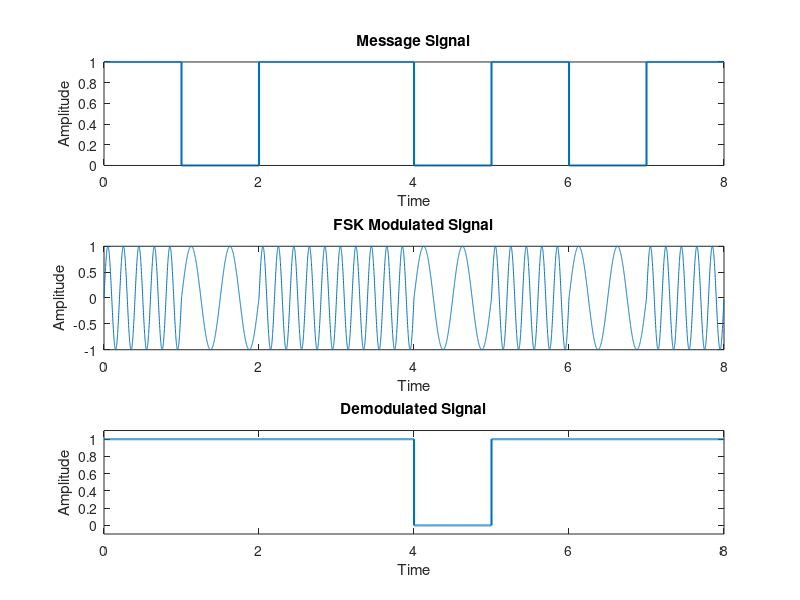

The MATLAB source for this figure:
% Parameters
Fs = 1000;          % Sampling frequency
f1 = 5;             % Carrier frequency for bit 1
f2 = 2;             % Carrier frequency for bit 0
% Message signal
me = [1 0 1 1 0 1 0 1];      % Message bits
bit_duration = 1; % Duration for each bit in seconds

t = 0:1/Fs:bit_duration*length(me) - 1/Fs; % Time vector for the entire signal duration
samples_per_bit = bit_duration * Fs; % Samples per bit

% Generate the message signal as a square wave
me_signal = repelem(me, samples_per_bit); % Repeat each bit for the sample duration

% Generate the FSK modulated signal
modulated_signal = zeros(1, length(t));
for i = 1:length(me)
    if me(i) == 1
        modulated_signal((i-1)*samples_per_bit + 1:i*samples_per_bit) = sin(2 * pi * f1 * t((i-1)*samples_per_bit + 1:i*samples_per_bit));
    else
        modulated_signal((i-1)*samples_per_bit + 1:i*samples_per_bit) = sin(2 * pi * f2 * t((i-1)*samples_per_bit + 1:i*samples_per_bit));
    end
end

% Demodulation (FSK Demodulation using Envelope Detection and Thresholding)
demodulated_signal = zeros(1, length(me));
for i = 1:length(me)
    segment = modulated_signal((i-1)*samples_per_bit + 1:i*samples_per_bit);
    power_f1 = mean(abs(hilbert(segment .* sin(2 * pi * f1 * t((i-1)*samples_per_bit + 1:i*samples_per_bit)))));
    power_f2 = mean(abs(hilbert(segment .* sin(2 * pi * f2 * t((i-1)*samples_per_bit + 1:i*samples_per_bit)))));
    if power_f1 > power_f2
        demodulated_signal(i) = 0;
    else
        demodulated_signal(i) = 1;
    end
end

% Convert demodulated signal to time-series for plotting
demod_signal = repelem(demodulated_signal, samples_per_bit);

% Plotting
figure;

% Plot message signal
subplot(3, 1, 1);
stairs(t, me_signal, 'LineWidth', 1.5); % Plot the message signal
title('Message Signal');
xlabel('Time');
ylabel('Amplitude');

% Plot FSK modulated signal
subplot(3, 1, 2);
plot(t, modulated_signal); % Plot the FSK modulated signal
title('FSK Modulated Signal');
xlabel('Time');
ylabel('Amplitude');
xlim([0, bit_duration*length(me)]);

% Plot demodulated signal
subplot(3, 1, 3);
stairs(t, demod_signal, 'LineWidth', 1.5); % Plot the demodulated bits
title('Demodulated Signal');
xlabel('Time');
ylabel('Amplitude');
xlim([0, bit_duration*length(me)]);
ylim([-0.1 1.1]);
